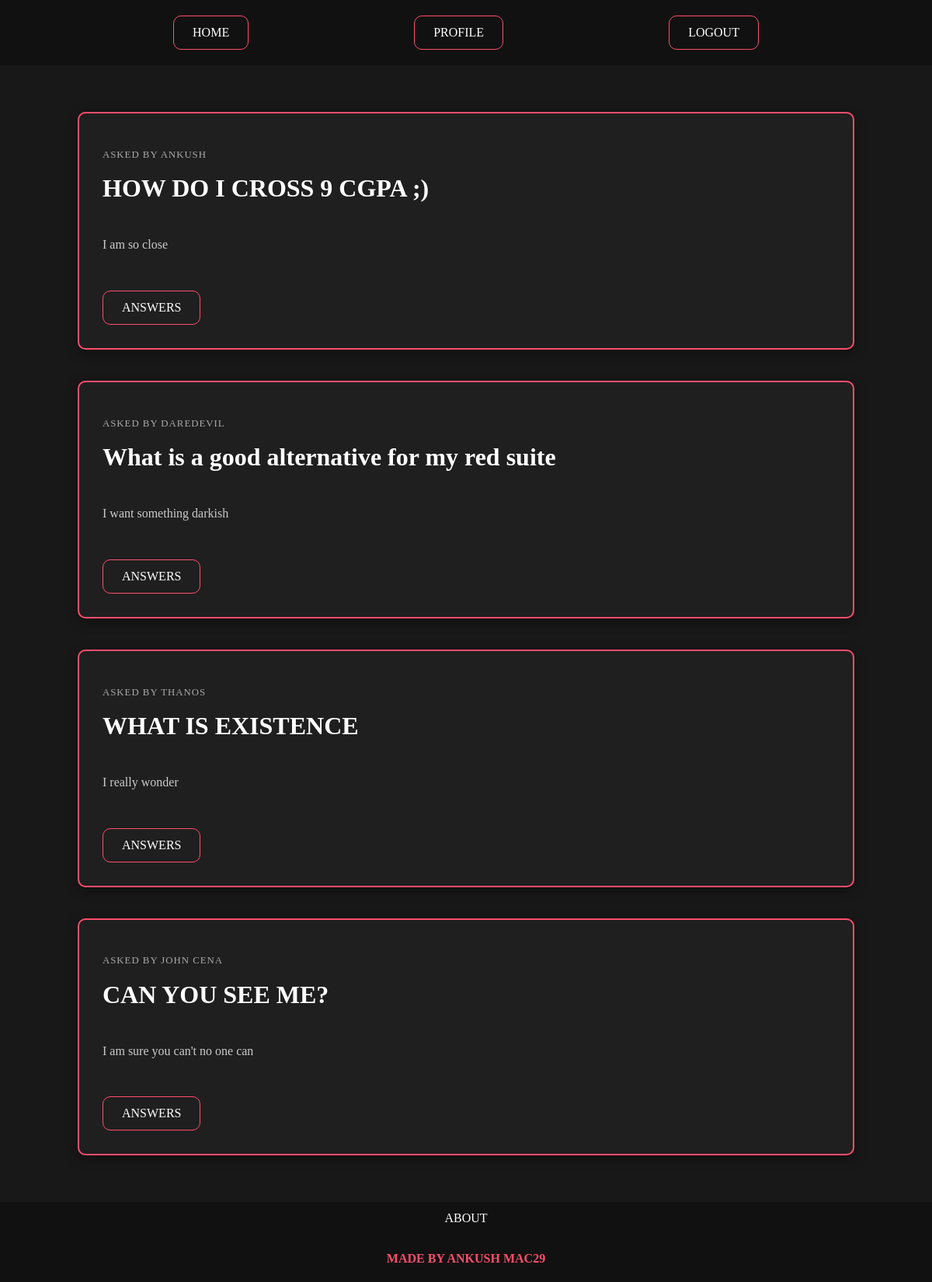
The page /home on the database its author committed.
### model.py (models this page shows)
class question(db.Model):
    id=db.Column(db.Integer,primary_key=True)
    title=db.Column(db.String(100),nullable=False)
    body=db.Column(db.Text)
    user_id=db.Column(db.Integer,db.ForeignKey("student.id"))
    answer=db.relationship("answer",backref="question")

class student(db.Model):
    id=db.Column(db.Integer,primary_key=True)
    name=db.Column(db.String(50),nullable=False)
    email=db.Column(db.String(50),nullable=False,unique=True)
    password=db.Column(db.String(50),nullable=False)
    questions=db.relationship("question",backref="author")
    answers=db.relationship("answer",backref="author")

### home.py (the view)
@home.route("/home")
def feed():
    all_questions=question.query.all()
    all_questions=all_questions[::-1]
    return render_template("feed.html",all_questions=all_questions)

### templates/feed.html
{% extends "base.html" %} {% block title %}HOME{% endblock %} {% block content
%}
<main class="feed_main">
  {% for question in all_questions %}
  <div class="question card">
    <p class="asker">Asked by {{ question.author.name }}</p>
    <h1>{{question.title}}</h1>
    <p>{{question.body}}</p>
    <a href="/answer/{{question.id}}">ANSWERS</a>
  </div>
  {% endfor %}
</main>
{% endblock %}

### templates/base.html (shortened to what this page needs)
<!doctype html>
<html lang="en">
  <head>
    <link rel="stylesheet" href="{{url_for('static',filename='styles.css')}}" />
  </head>
  <body>
    <header>
      <nav>
        <a href="/home">HOME</a>
        <a href="/user">PROFILE</a>
        <a href="/logout">LOGOUT</a>
      </nav>
    </header>
    {% block content %}{% endblock %}
    <footer>
      <a href="/about">ABOUT</a>
      <h4>MADE BY ANKUSH MAC29</h4>
    </footer>
  </body>
</html>

### static/styles.css (style rules this page uses)
:root { --primary-color: #ff4d6d; --primary-hover: #ff6b85; --bg-dark: #181818; --bg-darker: #111111; --text-light: #ffffff; --text-muted: #aaaaaa; --input-bg: #e0f7f4; --radius-pill: 50px; --radius-card: 8px; }
body { margin: 0; height: 100vh; display: grid; grid-template-rows: auto 1fr auto; background-color: var(--bg-darker); color: var(--text-light); }
header { background-color: var(--bg-darker); color: var(--text-light); }
header nav { display: flex; padding: 20px; gap: 10px; justify-content: space-evenly; }
footer { background-color: var(--bg-darker); color: var(--primary-color); display: flex; flex-direction: column; align-items: center; justify-content: center; }
footer a { border: none; }
a { text-decoration: none; color: var(--text-light); display: inline-block; padding: 12px 24px; border: #ff4d6d solid 1px; border-radius: 10px; }
.card { width: 1000px; margin: 20px auto; box-sizing: border-box; }
.feed_main { background-color: var(--bg-dark); display: flex; flex-direction: column; align-items: center; padding: 40px 20px; }
.question { display: flex; flex-direction: column; gap: 15px; border: var(--primary-color) solid 2px; background-color: #1f1f1f; padding: 30px; border-radius: 10px; box-shadow: 0 4px 15px rgba(0, 0, 0, 0.4); transition: all 0.3s ease-in-out; }
.question .asker { font-size: 0.8rem; color: var(--text-muted); letter-spacing: 1px; text-transform: uppercase; margin-bottom: -5px; }
.question h1 { color: var(--text-light); margin: 5px 0 10px 0; }
.question p { color: #cccccc; line-height: 1.6; font-size: 1rem; }
.question a { align-self: flex-start; margin-top: 15px; }

### rows shown on the page
question: author.name "ANKUSH", title "HOW DO I CROSS 9 CGPA ;)", body "I am so close"
question: author.name "DAREDEVIL", title "What is a good alternative for my red suite", body "I want something darkish"
question: author.name "THANOS", title "WHAT IS EXISTENCE", body "I really wonder"
question: author.name "JOHN CENA", title "CAN YOU SEE ME?", body "I am sure you can't no one can"
